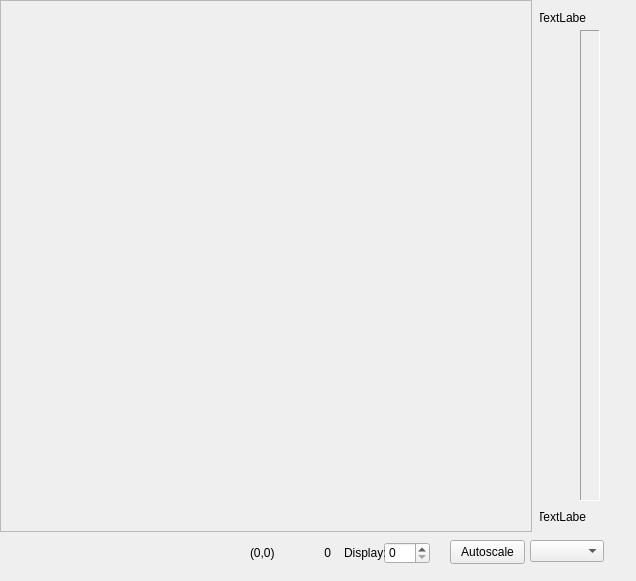
<?xml version="1.0" encoding="UTF-8"?>
<ui version="4.0">
 <class>Frame</class>
 <widget class="QFrame" name="Frame">
  <property name="geometry">
   <rect>
    <x>0</x>
    <y>0</y>
    <width>636</width>
    <height>581</height>
   </rect>
  </property>
  <property name="windowTitle">
   <string>Frame</string>
  </property>
  <property name="frameShape">
   <enum>QFrame::NoFrame</enum>
  </property>
  <property name="frameShadow">
   <enum>QFrame::Raised</enum>
  </property>
  <widget class="QLabel" name="scaleMin">
   <property name="geometry">
    <rect>
     <x>540</x>
     <y>510</y>
     <width>46</width>
     <height>14</height>
    </rect>
   </property>
   <property name="text">
    <string>TextLabel</string>
   </property>
   <property name="alignment">
    <set>Qt::AlignCenter</set>
   </property>
  </widget>
  <widget class="QFrame" name="cameraDisplayFrame">
   <property name="geometry">
    <rect>
     <x>0</x>
     <y>0</y>
     <width>532</width>
     <height>532</height>
    </rect>
   </property>
   <property name="sizePolicy">
    <sizepolicy hsizetype="Fixed" vsizetype="Fixed">
     <horstretch>0</horstretch>
     <verstretch>0</verstretch>
    </sizepolicy>
   </property>
   <property name="frameShape">
    <enum>QFrame::StyledPanel</enum>
   </property>
   <property name="frameShadow">
    <enum>QFrame::Raised</enum>
   </property>
  </widget>
  <widget class="QPushButton" name="autoScaleButton">
   <property name="geometry">
    <rect>
     <x>450</x>
     <y>540</y>
     <width>75</width>
     <height>24</height>
    </rect>
   </property>
   <property name="focusPolicy">
    <enum>Qt::NoFocus</enum>
   </property>
   <property name="text">
    <string>Autoscale</string>
   </property>
  </widget>
  <widget class="QLabel" name="intensityIntLabel">
   <property name="geometry">
    <rect>
     <x>290</x>
     <y>545</y>
     <width>41</width>
     <height>16</height>
    </rect>
   </property>
   <property name="text">
    <string>0</string>
   </property>
   <property name="alignment">
    <set>Qt::AlignRight|Qt::AlignTrailing|Qt::AlignVCenter</set>
   </property>
  </widget>
  <widget class="QSpinBox" name="syncSpinBox">
   <property name="geometry">
    <rect>
     <x>384</x>
     <y>542</y>
     <width>46</width>
     <height>22</height>
    </rect>
   </property>
  </widget>
  <widget class="QLabel" name="scaleMax">
   <property name="geometry">
    <rect>
     <x>540</x>
     <y>11</y>
     <width>46</width>
     <height>14</height>
    </rect>
   </property>
   <property name="text">
    <string>TextLabel</string>
   </property>
   <property name="alignment">
    <set>Qt::AlignCenter</set>
   </property>
  </widget>
  <widget class="QLabel" name="syncLabel">
   <property name="geometry">
    <rect>
     <x>344</x>
     <y>545</y>
     <width>41</width>
     <height>16</height>
    </rect>
   </property>
   <property name="text">
    <string>Display:</string>
   </property>
  </widget>
  <widget class="QFrame" name="colorFrame">
   <property name="geometry">
    <rect>
     <x>580</x>
     <y>30</y>
     <width>20</width>
     <height>471</height>
    </rect>
   </property>
   <property name="frameShape">
    <enum>QFrame::Panel</enum>
   </property>
   <property name="frameShadow">
    <enum>QFrame::Sunken</enum>
   </property>
  </widget>
  <widget class="QComboBox" name="colorComboBox">
   <property name="geometry">
    <rect>
     <x>530</x>
     <y>540</y>
     <width>74</width>
     <height>22</height>
    </rect>
   </property>
  </widget>
  <widget class="QLabel" name="intensityPosLabel">
   <property name="geometry">
    <rect>
     <x>250</x>
     <y>543</y>
     <width>61</width>
     <height>20</height>
    </rect>
   </property>
   <property name="text">
    <string>(0,0)</string>
   </property>
  </widget>
 </widget>
 <resources/>
 <connections/>
</ui>
